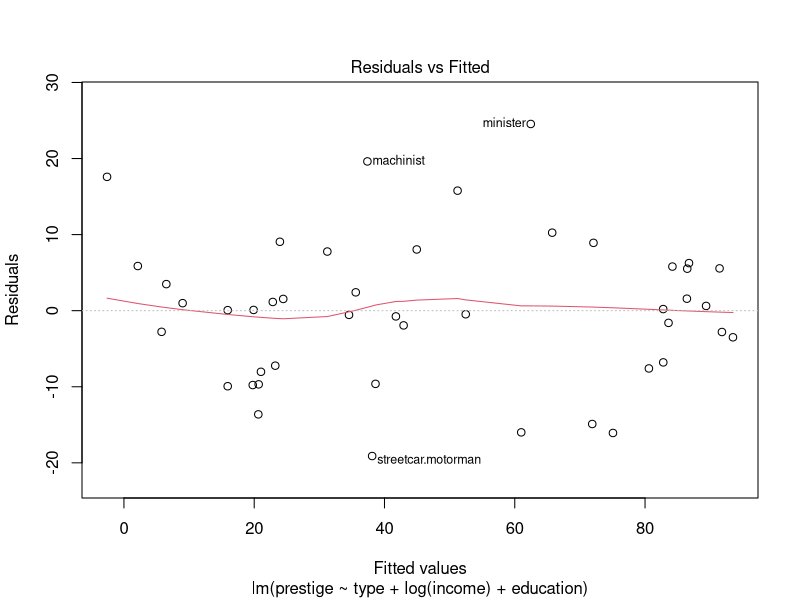
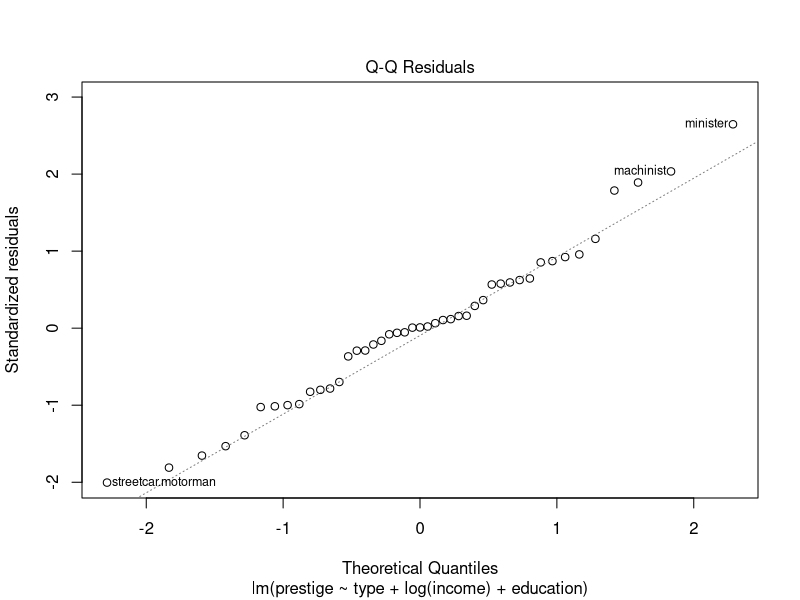
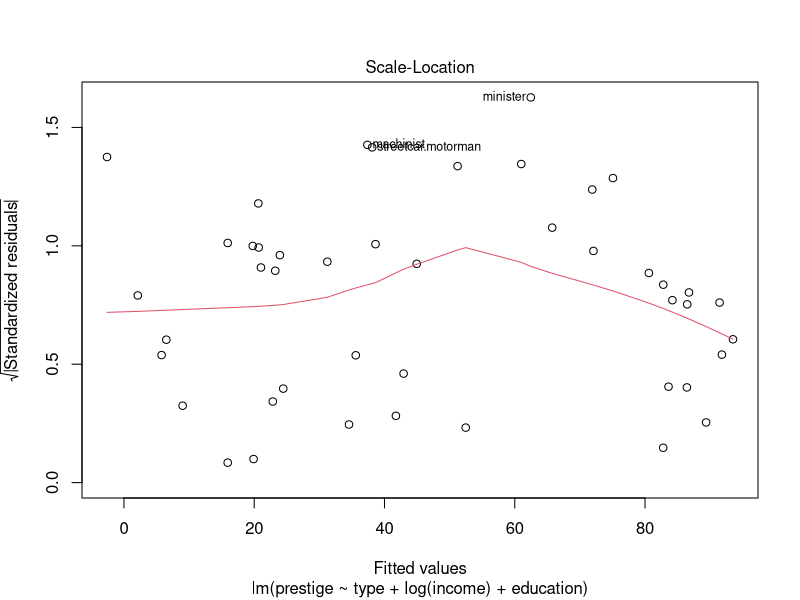
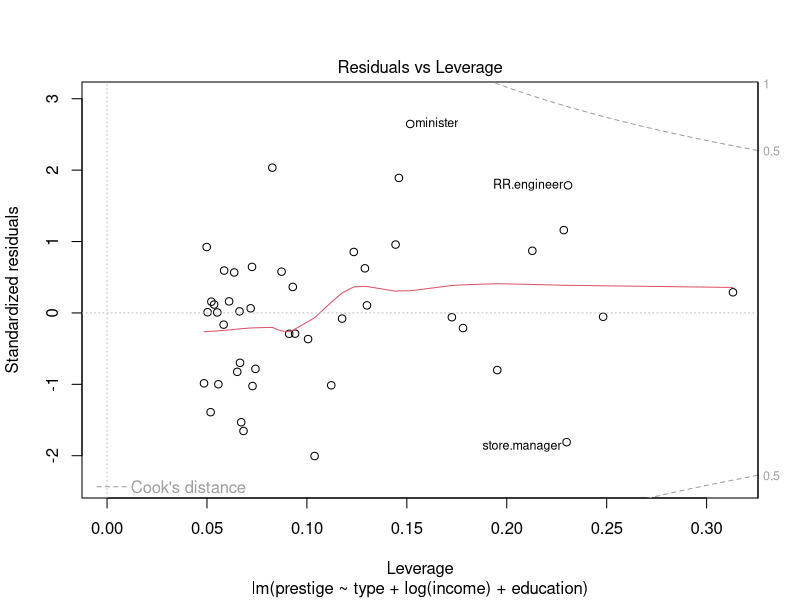
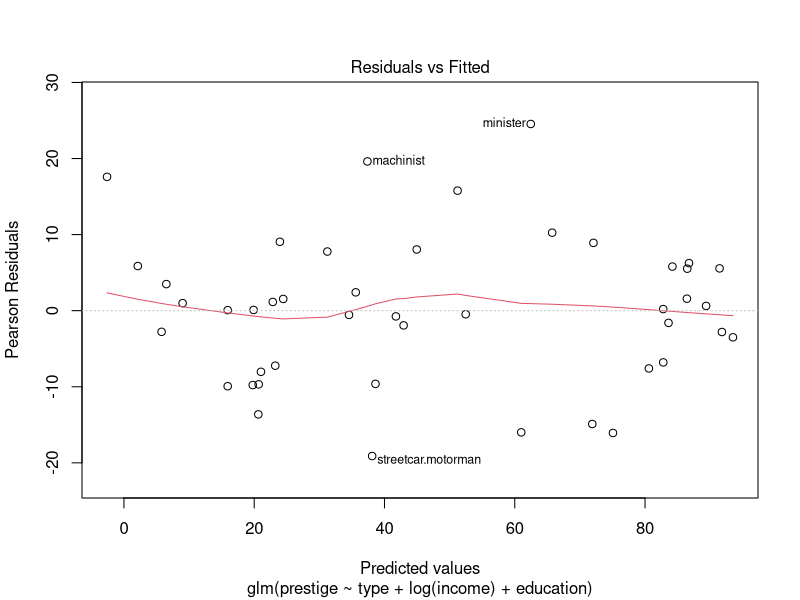
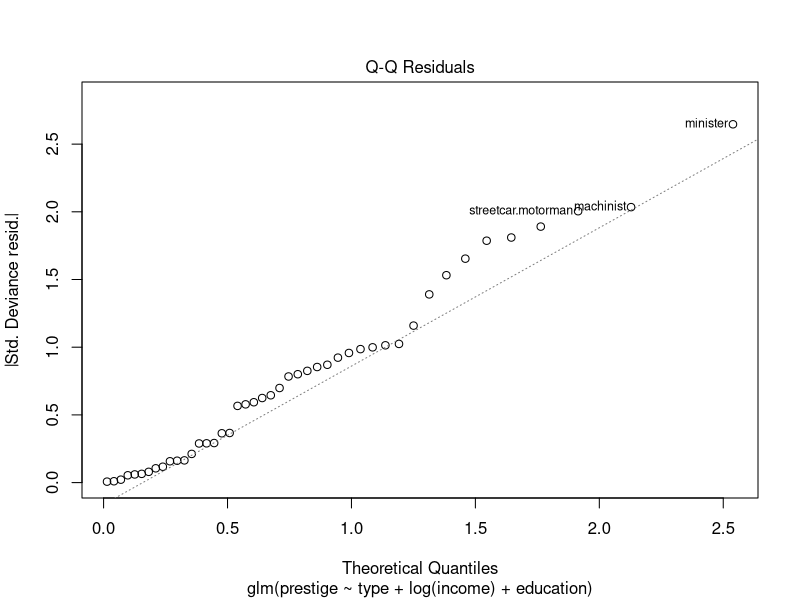
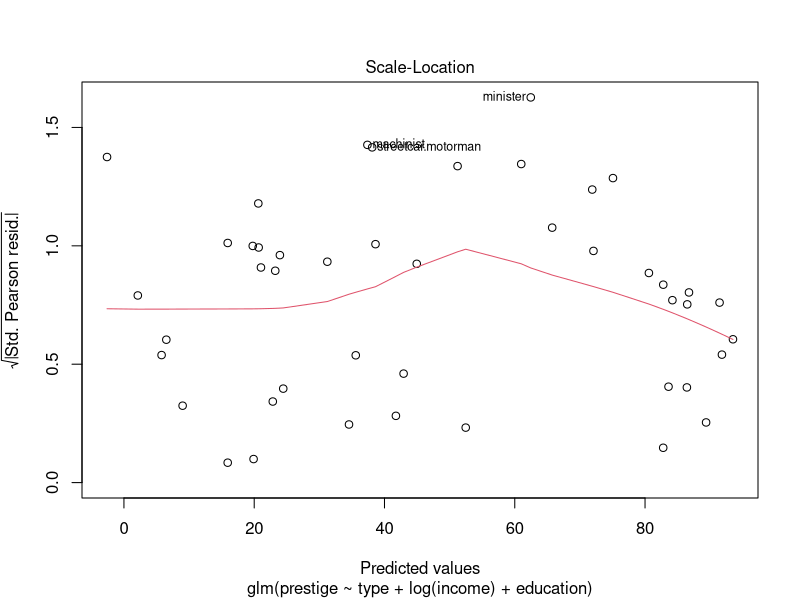
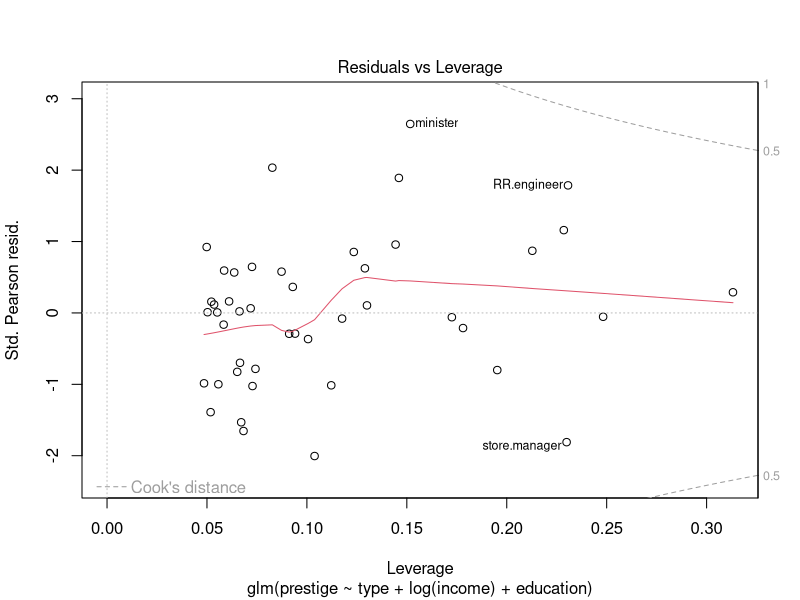

Reproduce these figures in R, in order.
library(car)
data("Duncan")
modelfit <- lm(prestige ~ type + log(income) + education, 
               data = Duncan)
summary(modelfit)
plot(modelfit)

modelfit2 <- glm(prestige ~ type + log(income) + education, data=Duncan, 
                 family = gaussian(link="identity"))
summary(modelfit2)
plot(modelfit2)
1-(4055.4/43687.6) #Psuedo R^2 
#Logistic regression is always heteroskedastic
#log transfor